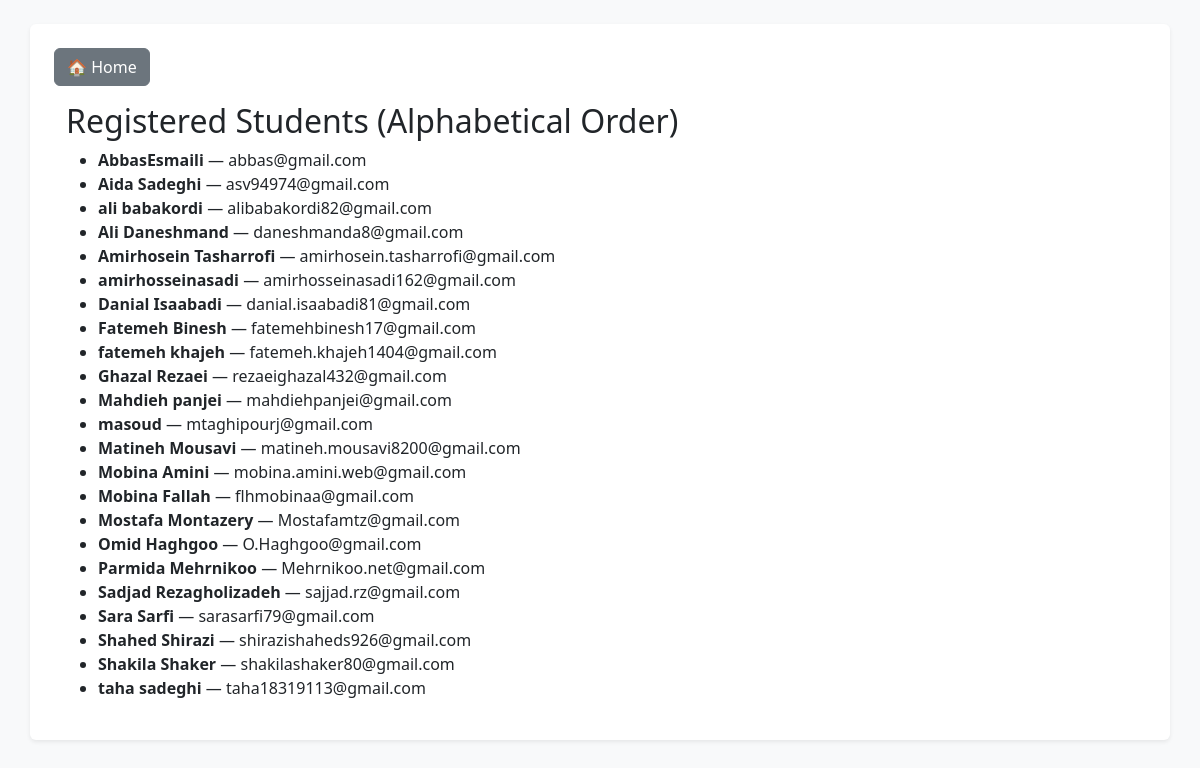
Page /public/index.php?action=users on the committed database.
### tables this page shows
CREATE TABLE `users` (
  `id` int(11) NOT NULL,
  `username` varchar(50) NOT NULL,
  `email` varchar(100) NOT NULL,
  `password` varchar(255) NOT NULL,
  `created_at` timestamp NOT NULL DEFAULT current_timestamp()
);

### controllers/UserController.php (called while the page is built, shortened)
<?php
require_once "../models/User.php";
class UserController {
    public function list() {
    $user = new User();
    $users = $user->getAll();
    include "../views/users.php";
}
}

### models/User.php (called while the page is built, shortened)
<?php
require_once __DIR__ . '/../config/database.php';
class User {
    public function getAll() {
    global $pdo;
    try {
        $stmt = $pdo->query("SELECT * FROM users ORDER BY username ASC");
        return $stmt->fetchAll(PDO::FETCH_ASSOC);
    } catch (PDOException $e) {
        return [];
    }
}
}

### views/users.php (the view)
<?php include "layout.php"; ?>
<div class="container">
    <h2>Registered Students (Alphabetical Order)</h2>
    <?php if (empty($users)): ?>
        <p>No students registered yet.</p>
    <?php else: ?>
        <ul>
            <?php foreach ($users as $user): ?>
                <li>
                    <strong><?= htmlspecialchars($user['username']) ?></strong> — <?= htmlspecialchars($user['email']) ?>
                </li>
            <?php endforeach; ?>
        </ul>
    <?php endif; ?>
</div>
</body>
</html>

### public/index.php (shortened to what this page needs)
<?php
require_once "../controllers/UserController.php";
$action = $_GET['action'] ?? 'home';
switch ($action) {
    case 'users':
    $userController = new UserController();
    $userController->list();
    break;
}

### views/layout.php (shortened to what this page needs)
<!DOCTYPE html>
<html>
<head>
    <link rel="stylesheet" href="/FinalExam/assets/css/style.css">
    <link href="https://cdn.jsdelivr.net/npm/bootstrap@5.3.3/dist/css/bootstrap.min.css" rel="stylesheet">
</head>
<body class="bg-light p-4">
<div class="container bg-white p-4 rounded shadow-sm">
    <?php if (!isset($_GET['action']) || $_GET['action'] !== 'home'): ?>
        <a href="/FinalExam/public/" class="btn btn-secondary mb-3">🏠 Home</a>
    <?php endif; ?>

### rows in the picture
users: username "AbbasEsmaili", email "abbas@gmail.com"
users: username "Aida Sadeghi", email "asv94974@gmail.com"
users: username "ali babakordi", email "alibabakordi82@gmail.com"
users: username "Ali Daneshmand", email "daneshmanda8@gmail.com"
users: username "Amirhosein Tasharrofi", email "amirhosein.tasharrofi@gmail.com"
users: username "amirhosseinasadi", email "amirhosseinasadi162@gmail.com"
users: username "Danial Isaabadi", email "danial.isaabadi81@gmail.com"
users: username "Fatemeh Binesh", email "fatemehbinesh17@gmail.com"
users: username "fatemeh khajeh", email "fatemeh.khajeh1404@gmail.com"
users: username "Ghazal Rezaei", email "rezaeighazal432@gmail.com"
users: username "Mahdieh panjei", email "mahdiehpanjei@gmail.com"
users: username "masoud", email "mtaghipourj@gmail.com"
users: username "Matineh Mousavi", email "matineh.mousavi8200@gmail.com"
users: username "Mobina Amini", email "mobina.amini.web@gmail.com"
users: username "Mobina Fallah", email "flhmobinaa@gmail.com"
users: username "Mostafa Montazery", email "Mostafamtz@gmail.com"
users: username "Omid Haghgoo", email "O.Haghgoo@gmail.com"
users: username "Parmida Mehrnikoo", email "Mehrnikoo.net@gmail.com"
users: username "Sadjad Rezagholizadeh", email "sajjad.rz@gmail.com"
users: username "Sara Sarfi", email "sarasarfi79@gmail.com"
users: username "Shahed Shirazi", email "shirazishaheds926@gmail.com"
users: username "Shakila Shaker", email "shakilashaker80@gmail.com"
users: username "taha sadeghi", email "taha18319113@gmail.com"
